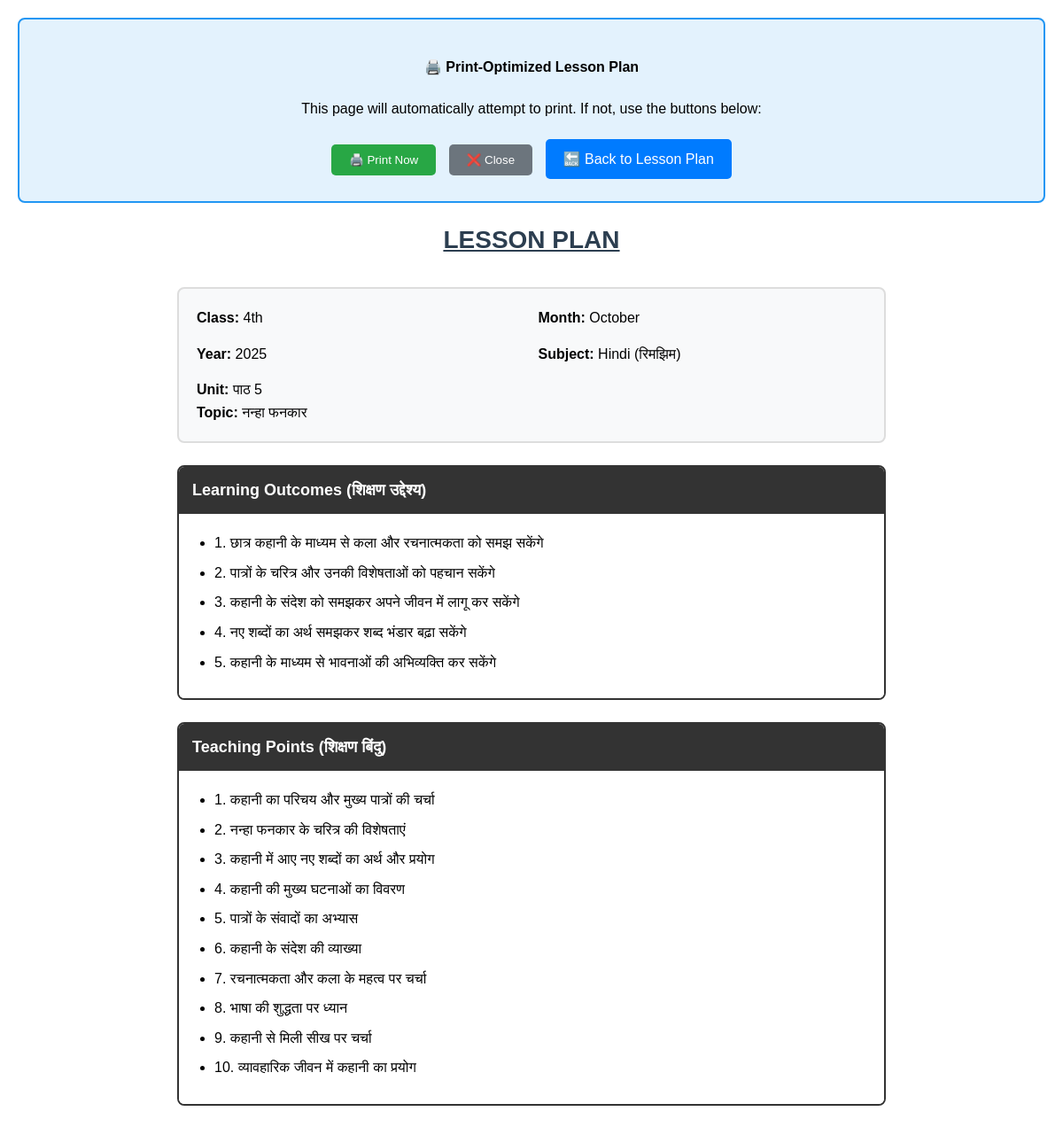
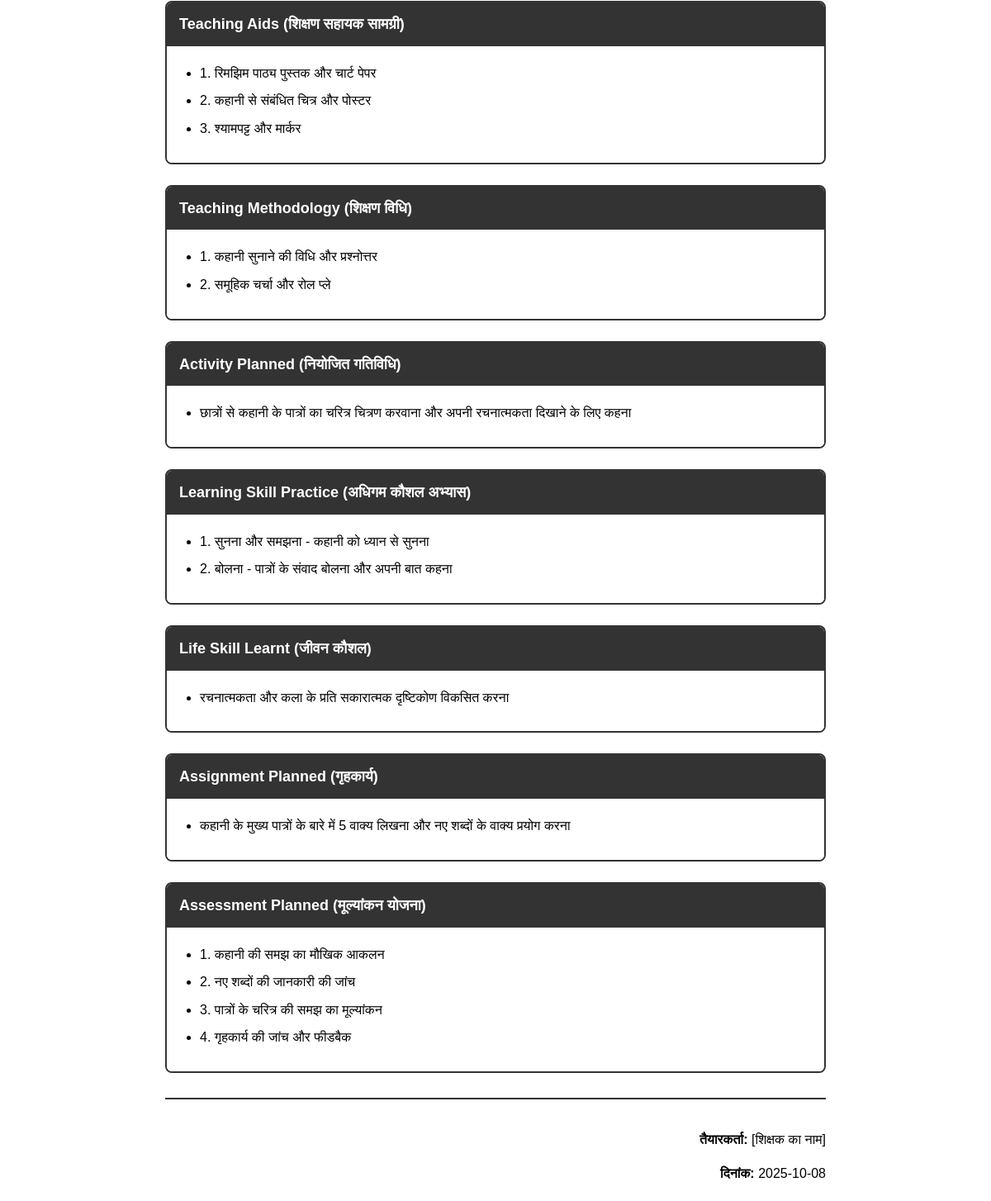
/print/4/5, run on the app's committed database (2 pictures, top to bottom).
### tables this page shows
CREATE TABLE lesson_plans (
            id INTEGER PRIMARY KEY AUTOINCREMENT,
            class_num INTEGER,
            subject TEXT,
            chapter_num INTEGER,
            chapter_title TEXT,
            month TEXT,
            year INTEGER,
            unit TEXT,
            learning_outcomes TEXT,
            teaching_points TEXT,
            teaching_aids TEXT,
            teaching_methodology TEXT,
            activity_planned TEXT,
            learning_skill_practice TEXT,
            life_skill_learnt TEXT,
            assignment_planned TEXT,
            assessment_planned TEXT,
            created_at TIMESTAMP DEFAULT CURRENT_TIMESTAMP
        );

### app.py (the view)
@app.route('/print/<int:class_num>/<int:chapter_num>')
def print_lesson_plan(class_num, chapter_num):
    conn = sqlite3.connect('lesson_plans.db')
    cursor = conn.cursor()
    cursor.execute('''
        SELECT * FROM lesson_plans
        WHERE class_num = ? AND chapter_num = ?
    ''', (class_num, chapter_num))
    lesson_plan = cursor.fetchone()
    conn.close()
    if not lesson_plan:
        return "Lesson plan not found!", 404
    columns = ['id', 'class_num', 'subject', 'chapter_num', 'chapter_title',
               'month', 'year', 'unit', 'learning_outcomes', 'teaching_points',
               'teaching_aids', 'teaching_methodology', 'activity_planned',
               'learning_skill_practice', 'life_skill_learnt', 'assignment_planned',
               'assessment_planned', 'created_at']
    lesson_data = dict(zip(columns, lesson_plan))
    return render_template('print_lesson_plan.html', lesson=lesson_data)

### templates/print_lesson_plan.html (shortened to what this page needs)
<!DOCTYPE html>
<html lang="en">
<head>
</head>
<body>
    <div class="no-print">
        <div style="text-align: center;">
            <h4>🖨️ Print-Optimized Lesson Plan</h4>
            <p>This page will automatically attempt to print. If not, use the buttons below:</p>
            <button onclick="window.print()" style="padding: 10px 20px; background: #28a745; color: white; border: none; border-radius: 5px; margin: 5px; cursor: pointer;">
                🖨️ Print Now
            </button>
            <button onclick="window.close()" style="padding: 10px 20px; background: #6c757d; color: white; border: none; border-radius: 5px; margin: 5px; cursor: pointer;">
                ❌ Close
            </button>
            <a href="/lesson_plan/{{ lesson.class_num }}/{{ lesson.chapter_num }}" style="padding: 10px 20px; background: #007bff; color: white; text-decoration: none; border-radius: 5px; margin: 5px; display: inline-block;">
                🔙 Back to Lesson Plan
            </a>
        </div>
    </div>
    <div class="lesson-plan-container">
        <div class="header">LESSON PLAN</div>
        <div class="basic-info">
            <div class="info-grid">
                <div class="info-item"><strong>Class:</strong> {{ lesson.class_num }}th</div>
                <div class="info-item"><strong>Month:</strong> {{ lesson.month }}</div>
                <div class="info-item"><strong>Year:</strong> {{ lesson.year }}</div>
                <div class="info-item"><strong>Subject:</strong> {{ lesson.subject }}</div>
            </div>
            <div style="margin-top: 15px;">
                <div class="info-item"><strong>Unit:</strong> {{ lesson.unit }}</div>
                <div class="info-item"><strong>Topic:</strong> {{ lesson.chapter_title }}</div>
            </div>
        </div>
        <div class="section">
            <h3 class="section-title">Learning Outcomes (शिक्षण उद्देश्य)</h3>
            <div class="section-content">
                <ul>
                    {% for outcome in lesson.learning_outcomes.split('\n') %}
                        {% if outcome.strip() %}
                            <li>{{ outcome.strip() }}</li>
                        {% endif %}
                    {% endfor %}
                </ul>
            </div>
        </div>
        <div class="section">
            <h3 class="section-title">Teaching Points (शिक्षण बिंदु)</h3>
            <div class="section-content">
                <ul>
                    {% for point in lesson.teaching_points.split('\n') %}
                        {% if point.strip() %}
                            <li>{{ point.strip() }}</li>
                        {% endif %}
                    {% endfor %}
                </ul>
            </div>
        </div>
        <div class="section">
            <h3 class="section-title">Teaching Aids (शिक्षण सहायक सामग्री)</h3>
            <div class="section-content">
                <ul>
                    {% for aid in lesson.teaching_aids.split('\n') %}
                        {% if aid.strip() %}
                            <li>{{ aid.strip() }}</li>
                        {% endif %}
                    {% endfor %}
                </ul>
            </div>
        </div>
        <div class="section">
            <h3 class="section-title">Teaching Methodology (शिक्षण विधि)</h3>
            <div class="section-content">
                <ul>
                    {% for method in lesson.teaching_methodology.split('\n') %}
                        {% if method.strip() %}
                            <li>{{ method.strip() }}</li>
                        {% endif %}
                    {% endfor %}
                </ul>
            </div>
        </div>
        <div class="section">
            <h3 class="section-title">Activity Planned (नियोजित गतिविधि)</h3>
            <div class="section-content">
                <ul>
                    <li>{{ lesson.activity_planned }}</li>
                </ul>
            </div>
        </div>
        <div class="section">
            <h3 class="section-title">Learning Skill Practice (अधिगम कौशल अभ्यास)</h3>
            <div class="section-content">
                <ul>
                    {% for skill in lesson.learning_skill_practice.split('\n') %}
                        {% if skill.strip() %}
                            <li>{{ skill.strip() }}</li>
                        {% endif %}
                    {% endfor %}
                </ul>
            </div>
        </div>
        <div class="section">
            <h3 class="section-title">Life Skill Learnt (जीवन कौशल)</h3>
            <div class="section-content">
                <ul>
                    <li>{{ lesson.life_skill_learnt }}</li>
                </ul>
            </div>
        </div>
        <div class="section">
            <h3 class="section-title">Assignment Planned (गृहकार्य)</h3>
            <div class="section-content">
                <ul>
                    <li>{{ lesson.assignment_planned }}</li>
                </ul>
            </div>
        </div>
        <div class="section">
            <h3 class="section-title">Assessment Planned (मूल्यांकन योजना)</h3>
            <div class="section-content">
                <ul>
                    {% for assessment in lesson.assessment_planned.split('\n') %}
                        {% if assessment.strip() %}
                            <li>{{ assessment.strip() }}</li>
                        {% endif %}
                    {% endfor %}
                </ul>
            </div>
        </div>
        <div class="footer-info">
            <p><strong>तैयारकर्ता:</strong> [शिक्षक का नाम]</p>
            <p><strong>दिनांक:</strong> {{ lesson.created_at.split(' ')[0] if lesson.created_at else 'आज की तारीख' }}</p>
        </div>
    </div>
</body>
</html>

### templates/print_lesson_plan.html (style rules this page uses)
body { font-family: Arial, sans-serif; margin: 20px; line-height: 1.6; background: white; color: black; }
.lesson-plan-container { max-width: 800px; margin: 0 auto; }
.header { text-align: center; font-size: 28px; font-weight: bold; margin-bottom: 30px; text-decoration: underline; color: #2c3e50; }
.basic-info { background: #f8f9fa; padding: 20px; border-radius: 8px; margin-bottom: 25px; border: 2px solid #ddd; }
.info-grid { display: grid; grid-template-columns: 1fr 1fr; gap: 15px; }
.info-item { font-weight: 500; }
.section { margin-bottom: 25px; border: 2px solid #333; border-radius: 8px; overflow: hidden; page-break-inside: avoid; }
.section-title { font-weight: bold; font-size: 18px; background: #333; color: white; padding: 12px 15px; margin: 0; }
.section-content { padding: 20px; background: white; }
.section-content ul { margin: 0; padding-left: 20px; }
.section-content li { margin-bottom: 8px; line-height: 1.6; }
.footer-info { text-align: right; margin-top: 30px; padding-top: 20px; border-top: 2px solid #333; }
.no-print { background: #e3f2fd; padding: 20px; border-radius: 8px; margin-bottom: 20px; border: 2px solid #2196f3; }

### data on the page
lesson_plans: class_num "4", month "October", year "2025", subject "Hindi (रिमझिम)", unit "पाठ 5", chapter_title "नन्हा फनकार", activity_planned "छात्रों से कहानी के पात्रों का चरित्र चित्रण करवाना और अपनी रचनात्मकता दिखाने के लिए कहना", life_skill_learnt "रचनात्मकता और कला के प्रति सकारात्मक दृष्टिकोण विकसित करना", assignment_planned "कहानी के मुख्य पात्रों के बारे में 5 वाक्य लिखना और नए शब्दों के वाक्य प्रयोग करना", created_at "2025-10-08"

### other printed values
{{ outcome.strip() }} "1. छात्र कहानी के माध्यम से कला और रचनात्मकता को समझ सकेंगे" "2. पात्रों के चरित्र और उनकी विशेषताओं को पहचान सकेंगे" "3. कहानी के संदेश को समझकर अपने जीवन में लागू कर सकेंगे" "4. नए शब्दों का अर्थ समझकर शब्द भंडार बढ़ा सकेंगे" "5. कहानी के माध्यम से भावनाओं की अभिव्यक्ति कर सकेंगे"
{{ point.strip() }} "1. कहानी का परिचय और मुख्य पात्रों की चर्चा" "2. नन्हा फनकार के चरित्र की विशेषताएं" "3. कहानी में आए नए शब्दों का अर्थ और प्रयोग" "4. कहानी की मुख्य घटनाओं का विवरण" "5. पात्रों के संवादों का अभ्यास" "6. कहानी के संदेश की व्याख्या" "7. रचनात्मकता और कला के महत्व पर चर्चा" "8. भाषा की शुद्धता पर ध्यान" "9. कहानी से मिली सीख पर चर्चा" "10. व्यावहारिक जीवन में कहानी का प्रयोग"
{{ aid.strip() }} "1. रिमझिम पाठ्य पुस्तक और चार्ट पेपर" "2. कहानी से संबंधित चित्र और पोस्टर" "3. श्यामपट्ट और मार्कर"
{{ method.strip() }} "1. कहानी सुनाने की विधि और प्रश्नोत्तर" "2. समूहिक चर्चा और रोल प्ले"
{{ skill.strip() }} "1. सुनना और समझना - कहानी को ध्यान से सुनना" "2. बोलना - पात्रों के संवाद बोलना और अपनी बात कहना"
{{ assessment.strip() }} "1. कहानी की समझ का मौखिक आकलन" "2. नए शब्दों की जानकारी की जांच" "3. पात्रों के चरित्र की समझ का मूल्यांकन" "4. गृहकार्य की जांच और फीडबैक"
